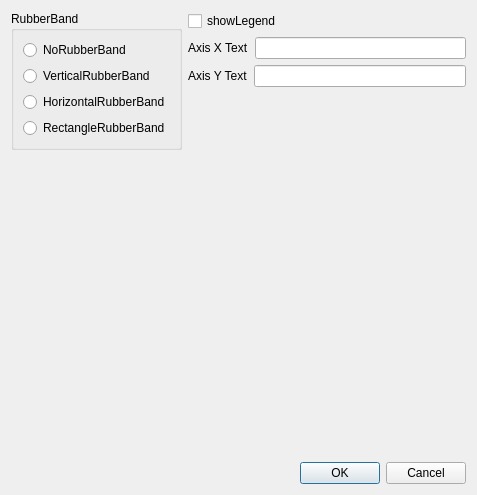
<?xml version="1.0" encoding="UTF-8"?>
<ui version="4.0">
 <class>CDialogBase</class>
 <widget class="QDialog" name="CDialogBase">
  <property name="geometry">
   <rect>
    <x>0</x>
    <y>0</y>
    <width>477</width>
    <height>469</height>
   </rect>
  </property>
  <property name="windowTitle">
   <string>Dialog</string>
  </property>
  <layout class="QVBoxLayout" name="verticalLayout_3">
   <item>
    <layout class="QHBoxLayout" name="horizontalLayout_3">
     <item>
      <widget class="QGroupBox" name="groupBox">
       <property name="title">
        <string>RubberBand</string>
       </property>
       <layout class="QVBoxLayout" name="verticalLayout_2">
        <item>
         <widget class="QRadioButton" name="rbNoRubberBand">
          <property name="text">
           <string>NoRubberBand</string>
          </property>
         </widget>
        </item>
        <item>
         <widget class="QRadioButton" name="rbVerticalRubberBand">
          <property name="text">
           <string>VerticalRubberBand</string>
          </property>
         </widget>
        </item>
        <item>
         <widget class="QRadioButton" name="rbHorizontalRubberBand">
          <property name="text">
           <string>HorizontalRubberBand</string>
          </property>
         </widget>
        </item>
        <item>
         <widget class="QRadioButton" name="rbRectangleRubberBand">
          <property name="text">
           <string>RectangleRubberBand</string>
          </property>
         </widget>
        </item>
       </layout>
      </widget>
     </item>
     <item>
      <layout class="QVBoxLayout" name="verticalLayout">
       <item>
        <widget class="QCheckBox" name="cbshowLegend">
         <property name="text">
          <string>showLegend</string>
         </property>
        </widget>
       </item>
       <item>
        <layout class="QHBoxLayout" name="horizontalLayout">
         <item>
          <widget class="QLabel" name="label">
           <property name="text">
            <string>Axis X Text</string>
           </property>
          </widget>
         </item>
         <item>
          <widget class="QLineEdit" name="leTextX"/>
         </item>
        </layout>
       </item>
       <item>
        <layout class="QHBoxLayout" name="horizontalLayout_2">
         <item>
          <widget class="QLabel" name="label_2">
           <property name="text">
            <string>Axis Y Text</string>
           </property>
          </widget>
         </item>
         <item>
          <widget class="QLineEdit" name="leTextY"/>
         </item>
        </layout>
       </item>
       <item>
        <spacer name="verticalSpacer">
         <property name="orientation">
          <enum>Qt::Vertical</enum>
         </property>
         <property name="sizeHint" stdset="0">
          <size>
           <width>20</width>
           <height>40</height>
          </size>
         </property>
        </spacer>
       </item>
      </layout>
     </item>
    </layout>
   </item>
   <item>
    <widget class="QChartView" name="chartView" native="true">
     <property name="sizePolicy">
      <sizepolicy hsizetype="Preferred" vsizetype="Minimum">
       <horstretch>0</horstretch>
       <verstretch>0</verstretch>
      </sizepolicy>
     </property>
     <property name="minimumSize">
      <size>
       <width>0</width>
       <height>300</height>
      </size>
     </property>
    </widget>
   </item>
   <item>
    <widget class="QDialogButtonBox" name="buttonBox">
     <property name="orientation">
      <enum>Qt::Horizontal</enum>
     </property>
     <property name="standardButtons">
      <set>QDialogButtonBox::Cancel|QDialogButtonBox::Ok</set>
     </property>
    </widget>
   </item>
  </layout>
 </widget>
 <customwidgets>
  <customwidget>
   <class>QChartView</class>
   <extends>QWidget</extends>
   <header>qchartview.h</header>
   <container>1</container>
  </customwidget>
 </customwidgets>
 <resources/>
 <connections>
  <connection>
   <sender>buttonBox</sender>
   <signal>accepted()</signal>
   <receiver>CDialogBase</receiver>
   <slot>accept()</slot>
   <hints>
    <hint type="sourcelabel">
     <x>248</x>
     <y>254</y>
    </hint>
    <hint type="destinationlabel">
     <x>157</x>
     <y>274</y>
    </hint>
   </hints>
  </connection>
  <connection>
   <sender>buttonBox</sender>
   <signal>rejected()</signal>
   <receiver>CDialogBase</receiver>
   <slot>reject()</slot>
   <hints>
    <hint type="sourcelabel">
     <x>316</x>
     <y>260</y>
    </hint>
    <hint type="destinationlabel">
     <x>286</x>
     <y>274</y>
    </hint>
   </hints>
  </connection>
 </connections>
</ui>
